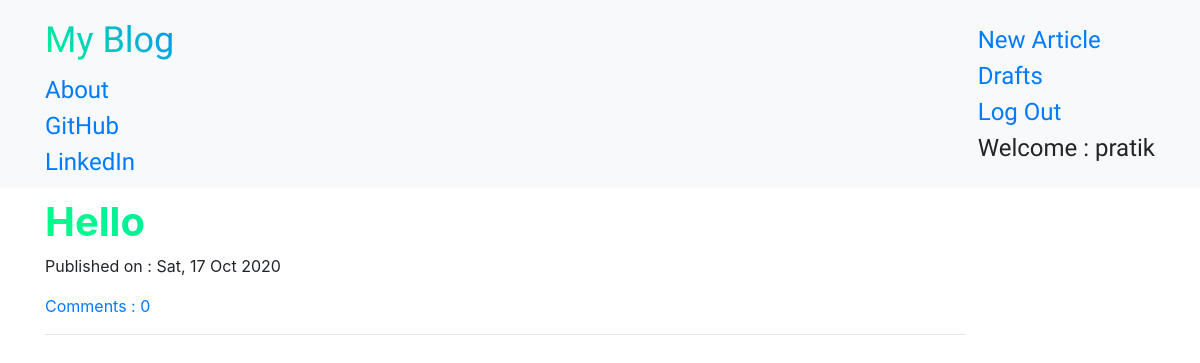
The app's page / (signed in) with its own data.
### BlogApp/models.py (models this page shows, shortened)
class Article(models.Model):
    author = models.ForeignKey('auth.User', on_delete = models.CASCADE)
    title = models.CharField(max_length = 200)
    text = models.TextField()
    create_date = models.DateTimeField(default = timezone.now)
    published_date = models.DateTimeField(blank = True, null = True)
    def approve_comments(self):
        return self.comments.filter(approved_comment = True)

### BlogApp/views.py (the view)
# urls.py: path('', views.ArticleListView.as_view(), name="Article-List"),
class ArticleListView(ListView):
    template_name = 'BlogApp/article_list.html'
    def get_queryset(self):
        return models.Article.objects.filter(published_date__lte=timezone.now()).order_by('-published_date')

### BlogApp/templates/BlogApp/article_list.html
{% extends 'base.html' %}
	{% block content %}
	<div class="centerstage">
		{% for article in object_list %}
		<div class="article">
			<h1 class="hue"><strong><a href="{% url 'BlogApp:Article-Detail' pk=article.pk %}">{{ article.title }}</a></strong></h1>
			<div class="date">
			{% if article.published_date %}
				<p>Published on : {{ article.published_date|date:"D, d M Y" }}</p>
			{% else %}
				<p>Created on : {{ article.create_date|date:"D, d M Y" }}</p>
			{% endif %}
			</div>
			<a href="{% url 'BlogApp:Article-Detail' pk=article.pk %}">Comments : {{ article.approve_comments.count }}</a>
			<hr>
		</div>
		{% endfor %}
	</div>
	{% endblock %}

### BlogApp/templates/base.html (shortened to what this page needs)
<!DOCTYPE html>
{% load static %}
<html lang="en">
	<head>
		<link rel="stylesheet" href="/static/css/bootstrap/bootstrap.css">
		<link rel="stylesheet" href="/static/css/medium/medium-editor.css">
		<link rel="stylesheet" href="/static/css/medium/themes/default.css">
		<link rel="stylesheet" href="/static/css/hue.css">
		<link rel="stylesheet" href="/static/css/blog.css">
	</head>
	<body>
		<nav class="navbar navbar-light bg-light techfont custom-navbar">
			<div class="container">
				<ul class="nav navbar-nav">
					<li><a class="navbar-brand bigbrand hue" href="{% url 'BlogApp:Article-List' %}">My Blog</a></li>
					<li><a href="{% url 'BlogApp:About' %}">About</a></li>
					<li><a href="https://github.com/PratikGarai" target="_blank">GitHub</a></li>
					<li><a href="https://www.linkedin.com/in/pratik-garai-bab1a4191/" target="_blank">LinkedIn</a></li>
				</ul>
				<ul class="nav navbar-nav navbar-right">
					{% if user.is_authenticated %}
					<li><a href="{% url 'BlogApp:Article-Create' %}">New Article</a></li>
					<li><a href="{% url 'BlogApp:Draft-List' %}">Drafts</a></li>
					<li><a href="{% url 'BlogApp:logout' %}">Log Out</a></li>
					<li><a>Welcome : {{ user.username }}</a></li>
					{% else %}
					<li><a href="{% url 'BlogApp:login' %}"><img src="/static/icons/profile-fill.svg" alt="" class="side-icon"> Log In</a></li>
					{% endif %}
				</ul>
			</div>
		</nav>
		<div class="content container">
			<div class="row">
				<div class="col-sm-10">
					<div class="blog_posts">
						{% block content %}
						{% endblock %}
					</div>
				</div>
			</div>
		</div>
	</body>
</html>

### BlogApp/static/css/hue.css (style rules this page uses)
.hue { filter:hue-rotate(0deg); background :linear-gradient(45deg,#0f8,#08f); -webkit-background-clip: text; -webkit-text-fill-color: transparent; animation:hue 10000ms infinite linear; }

### BlogApp/static/css/blog.css (style rules this page uses)
.techfont { font-family : 'Russo One', sans-serif; font-size : 1.5em; margin-bottom : 10px; }
.bigbrand { font-size : 1.5em; }
.centerstage { margin : auto; }

### records on screen
Article: title "Hello", published_date "Sat, 17 Oct 2020", approve_comments.count "0"

### other values on screen
{{ user.username }} "pratik"
